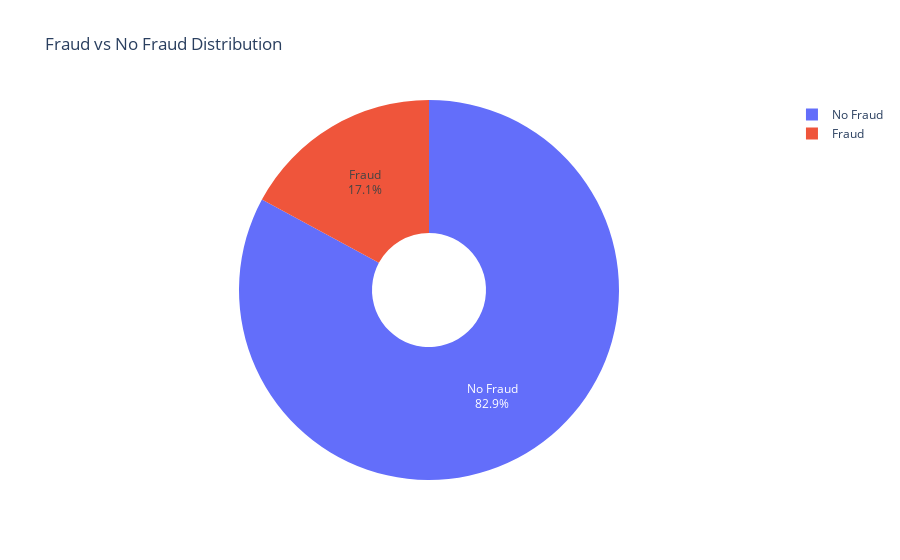

Notebook source saved alongside this figure:
### Code cell
# Create a donut chart
fig = px.pie(
    values=label_count.values,
    names=label_count.index,
    title="Fraud vs No Fraud Distribution",
    hole=0.3
)

# Show counts + percentages on chart
fig.update_traces(textinfo="percent+label")

fig.show()

### Figure 1 — Plotly figure (JSON) as saved in the notebook; plotly's stock layout.template omitted (floating-point values rounded to 4 significant figures)
{"data": [{"domain": {"x": [0, 1], "y": [0, 1]}, "hole": 0.3, "hovertemplate": "label=%{label}<br>value=%{value}<extra></extra>", "labels": ["No Fraud", "Fraud"], "legendgroup": "", "name": "", "showlegend": true, "textinfo": "percent+label", "type": "pie", "values": [829, 171]}], "layout": {"legend": {"tracegroupgap": 0}, "title": {"text": "Fraud vs No Fraud Distribution"}}}
